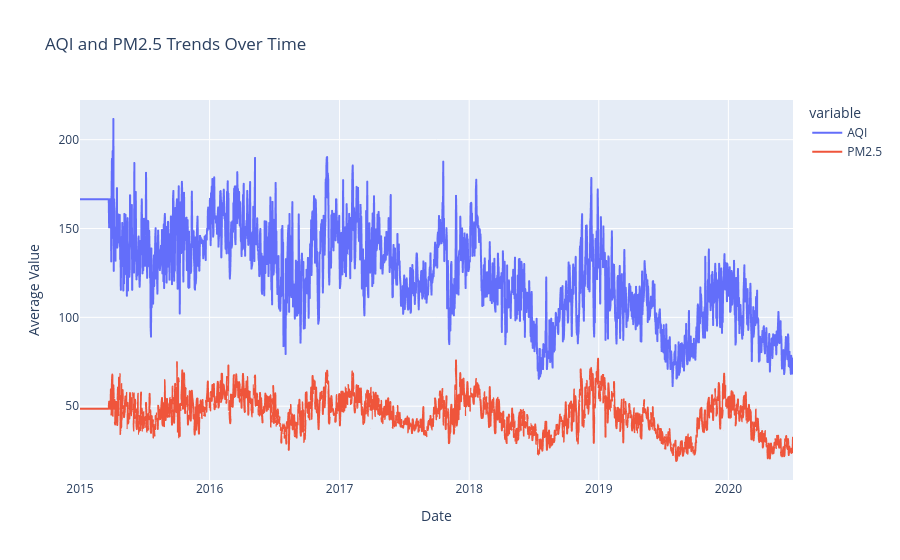

Notebook source saved alongside this figure:
### Code cell
fig = px.line(
    time_series,
    x='Date',
    y=['AQI', 'PM2.5'],
    title='AQI and PM2.5 Trends Over Time'
)

fig.update_layout(
    xaxis_title='Date',
    yaxis_title='Average Value'
)

fig.show()

### Figure 1 — Plotly figure (JSON) as saved in the notebook; plotly's stock layout.template omitted (floating-point values rounded to 4 significant figures; data arrays with more than 128 entries replaced by an {"elided": "..."} marker saying what was removed)
{"data": [{"hovertemplate": "variable=AQI<br>Date=%{x}<br>value=%{y}<extra></extra>", "legendgroup": "AQI", "line": {"color": "#636efa", "dash": "solid"}, "marker": {"symbol": "circle"}, "mode": "lines", "name": "AQI", "showlegend": true, "type": "scattergl", "x": {"elided": "2009 str values"}, "xaxis": "x", "y": {"elided": "2009 float values"}, "yaxis": "y"}, {"hovertemplate": "variable=PM2.5<br>Date=%{x}<br>value=%{y}<extra></extra>", "legendgroup": "PM2.5", "line": {"color": "#EF553B", "dash": "solid"}, "marker": {"symbol": "circle"}, "mode": "lines", "name": "PM2.5", "showlegend": true, "type": "scattergl", "x": {"elided": "2009 str values"}, "xaxis": "x", "y": {"elided": "2009 float values"}, "yaxis": "y"}], "layout": {"legend": {"title": {"text": "variable"}, "tracegroupgap": 0}, "title": {"text": "AQI and PM2.5 Trends Over Time"}, "xaxis": {"anchor": "y", "domain": [0, 1], "title": {"text": "Date"}}, "yaxis": {"anchor": "x", "domain": [0, 1], "title": {"text": "Average Value"}}}}
